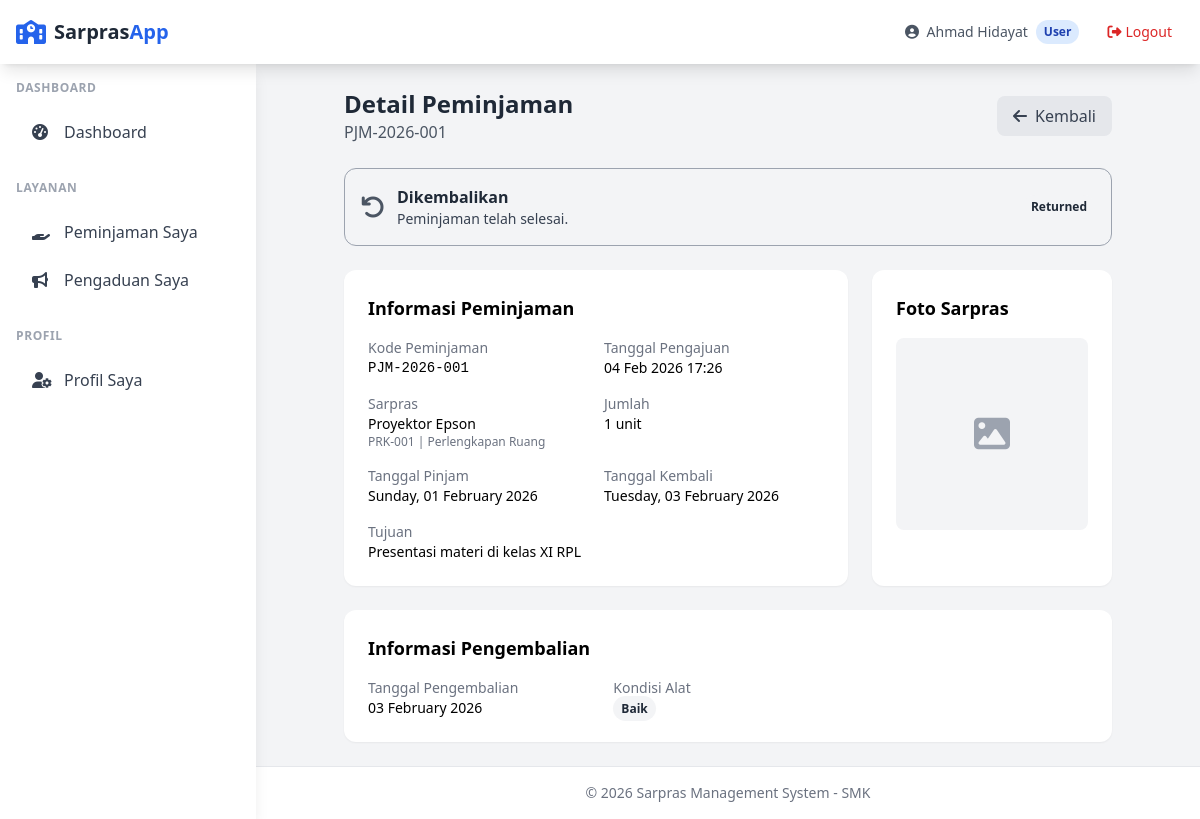
/user/peminjaman/view.php?id=1 (signed in), run on the app's committed database.
### tables this page shows
CREATE TABLE peminjaman (
    id INT AUTO_INCREMENT PRIMARY KEY,
    kode_peminjaman VARCHAR(50) NOT NULL UNIQUE,
    user_id INT NOT NULL,
    sarpras_id INT NOT NULL,
    jumlah INT NOT NULL DEFAULT 1,
    tgl_pinjam DATE NOT NULL,
    tgl_kembali_rencana DATE NOT NULL,
    tgl_kembali_aktual DATE,
    tujuan TEXT,
    status ENUM('pending', 'approved', 'rejected', 'active', 'returned', 'overdue') DEFAULT 'pending',
    catatan_admin TEXT,
    approved_by INT,
    approved_at TIMESTAMP NULL,
    created_at TIMESTAMP DEFAULT CURRENT_TIMESTAMP,
    updated_at TIMESTAMP DEFAULT CURRENT_TIMESTAMP ON UPDATE CURRENT_TIMESTAMP,
    FOREIGN KEY (user_id) REFERENCES users(id) ON DELETE RESTRICT,
    FOREIGN KEY (sarpras_id) REFERENCES sarpras(id) ON DELETE RESTRICT,
    FOREIGN KEY (approved_by) REFERENCES users(id) ON DELETE SET NULL
);

CREATE TABLE sarpras (
    id INT AUTO_INCREMENT PRIMARY KEY,
    kode VARCHAR(50) NOT NULL UNIQUE,
    nama VARCHAR(150) NOT NULL,
    kategori_id INT NOT NULL,
    lokasi VARCHAR(100),
    deskripsi TEXT,
    jumlah_stok INT NOT NULL DEFAULT 0,
    kondisi ENUM('baik', 'rusak_ringan', 'rusak_berat') DEFAULT 'baik',
    foto VARCHAR(255),
    created_at TIMESTAMP DEFAULT CURRENT_TIMESTAMP,
    updated_at TIMESTAMP DEFAULT CURRENT_TIMESTAMP ON UPDATE CURRENT_TIMESTAMP,
    FOREIGN KEY (kategori_id) REFERENCES kategori_sarpras(id) ON DELETE RESTRICT
);

CREATE TABLE kategori_sarpras (
    id INT AUTO_INCREMENT PRIMARY KEY,
    nama VARCHAR(100) NOT NULL,
    deskripsi TEXT,
    created_at TIMESTAMP DEFAULT CURRENT_TIMESTAMP,
    updated_at TIMESTAMP DEFAULT CURRENT_TIMESTAMP ON UPDATE CURRENT_TIMESTAMP
);

CREATE TABLE pengembalian (
    id INT AUTO_INCREMENT PRIMARY KEY,
    peminjaman_id INT NOT NULL,
    tgl_pengembalian DATE NOT NULL,
    kondisi_alat ENUM('baik', 'rusak_ringan', 'rusak_berat', 'hilang') NOT NULL,
    deskripsi_kerusakan TEXT,
    foto_pengembalian VARCHAR(255),
    catatan_petugas TEXT,
    processed_by INT,
    created_at TIMESTAMP DEFAULT CURRENT_TIMESTAMP,
    FOREIGN KEY (peminjaman_id) REFERENCES peminjaman(id) ON DELETE RESTRICT,
    FOREIGN KEY (processed_by) REFERENCES users(id) ON DELETE SET NULL
);

### config/database.php (called while the page is built, shortened)
<?php
function getConnection() {
    static $pdo = null;
    if ($pdo === null) {
        try {
            $dsn = "mysql:host=" . DB_HOST . ";dbname=" . DB_NAME . ";charset=" . DB_CHARSET;
            $options = [
                PDO::ATTR_ERRMODE => PDO::ERRMODE_EXCEPTION,
                PDO::ATTR_DEFAULT_FETCH_MODE => PDO::FETCH_ASSOC,
                PDO::ATTR_EMULATE_PREPARES => false,
            ];
            $pdo = new PDO($dsn, DB_USER, DB_PASS, $options);
        } catch (PDOException $e) {
            die("Database connection failed: " . $e->getMessage());
        }
    }
    return $pdo;
}
function query($sql, $params = []) {
    $pdo = getConnection();
    $stmt = $pdo->prepare($sql);
    $stmt->execute($params);
    return $stmt;
}
function fetch($sql, $params = []) {
    return query($sql, $params)->fetch();
}

### user/peminjaman/view.php (the view, shortened to what this page needs)
<?php
require_once __DIR__ . '/../../includes/functions.php';
$id = intval($_GET['id'] ?? 0);
$userId = getCurrentUser()['id'];
$peminjaman = fetch("
    SELECT p.*, s.nama as sarpras_nama, s.kode as sarpras_kode, s.foto as sarpras_foto,
           k.nama as kategori_nama, a.nama_lengkap as approved_by_name
    FROM peminjaman p
    JOIN sarpras s ON p.sarpras_id = s.id
    LEFT JOIN kategori_sarpras k ON s.kategori_id = k.id
    LEFT JOIN users a ON p.approved_by = a.id
    WHERE p.id = ? AND p.user_id = ?
", [$id, $userId]);
$pengembalian = fetch("SELECT * FROM pengembalian WHERE peminjaman_id = ?", [$id]);
require_once __DIR__ . '/../../includes/header.php';
?>
<div class="max-w-3xl mx-auto space-y-6">
    <div class="flex items-center justify-between">
        <div>
            <h1 class="text-2xl font-bold text-gray-800">Detail Peminjaman</h1>
            <p class="text-gray-600"><?= e($peminjaman['kode_peminjaman']) ?></p>
        </div>
        <div class="flex gap-2">
            <a href="index.php" class="inline-flex items-center px-4 py-2 bg-gray-200 text-gray-700 rounded-lg hover:bg-gray-300 transition">
                <i class="fas fa-arrow-left mr-2"></i>Kembali
            </a>
        </div>
    </div>
    <div class="rounded-xl p-4
        <?php if ($peminjaman['status'] === 'pending'): ?>bg-yellow-100 border border-yellow-400
        <?php elseif ($peminjaman['status'] === 'approved' || $peminjaman['status'] === 'active'): ?>bg-green-100 border border-green-400
        <?php elseif ($peminjaman['status'] === 'rejected'): ?>bg-red-100 border border-red-400
        <?php else: ?>bg-gray-100 border border-gray-400<?php endif; ?>">
        <div class="flex items-center justify-between">
            <div class="flex items-center">
                <?php if ($peminjaman['status'] === 'pending'): ?>
                    <i class="fas fa-clock text-2xl text-yellow-600 mr-3"></i>
                    <div>
                        <p class="font-semibold text-yellow-800">Menunggu Persetujuan</p>
                        <p class="text-sm text-yellow-700">Permintaan Anda sedang diproses oleh admin.</p>
                    </div>
                <?php else: ?>
                    <i class="fas fa-undo text-2xl text-gray-600 mr-3"></i>
                    <div>
                        <p class="font-semibold text-gray-800">Dikembalikan</p>
                        <p class="text-sm text-gray-700">Peminjaman telah selesai.</p>
                    </div>
                <?php endif; ?>
            </div>
            <?= getStatusBadge($peminjaman['status']) ?>
        </div>
    </div>
    <div class="grid grid-cols-1 lg:grid-cols-3 gap-6">
        <div class="lg:col-span-2 bg-white rounded-xl shadow-sm p-6">
            <h2 class="text-lg font-semibold mb-4">Informasi Peminjaman</h2>
            <div class="grid grid-cols-2 gap-4 text-sm">
                <div>
                    <p class="text-gray-500">Kode Peminjaman</p>
                    <p class="font-mono font-medium"><?= e($peminjaman['kode_peminjaman']) ?></p>
                </div>
                <div>
                    <p class="text-gray-500">Tanggal Pengajuan</p>
                    <p class="font-medium"><?= formatDateTime($peminjaman['created_at']) ?></p>
                </div>
                <div>
                    <p class="text-gray-500">Sarpras</p>
                    <p class="font-medium"><?= e($peminjaman['sarpras_nama']) ?></p>
                    <p class="text-xs text-gray-500"><?= e($peminjaman['sarpras_kode']) ?> | <?= e($peminjaman['kategori_nama']) ?></p>
                </div>
                <div>
                    <p class="text-gray-500">Jumlah</p>
                    <p class="font-medium"><?= $peminjaman['jumlah'] ?> unit</p>
                </div>
                <div>
                    <p class="text-gray-500">Tanggal Pinjam</p>
                    <p class="font-medium"><?= formatDate($peminjaman['tgl_pinjam'], 'l, d F Y') ?></p>
                </div>
                <div>
                    <p class="text-gray-500">Tanggal Kembali</p>
                    <p class="font-medium"><?= formatDate($peminjaman['tgl_kembali_rencana'], 'l, d F Y') ?></p>
                </div>
                <div class="col-span-2">
                    <p class="text-gray-500">Tujuan</p>
                    <p class="font-medium"><?= e($peminjaman['tujuan']) ?></p>
                </div>
            </div>
        </div>
        <div class="bg-white rounded-xl shadow-sm p-6">
            <h2 class="text-lg font-semibold mb-4">Foto Sarpras</h2>
            <?php if ($peminjaman['sarpras_foto']): ?>
                <img src="/sarpras_lagi/<?= e($peminjaman['sarpras_foto']) ?>" alt="Foto" class="w-full rounded-lg">
            <?php else: ?>
                <div class="w-full h-48 bg-gray-100 rounded-lg flex items-center justify-center">
                    <i class="fas fa-image text-4xl text-gray-400"></i>
                </div>
            <?php endif; ?>
        </div>
    </div>
    <?php if ($pengembalian): ?>
        <div class="bg-white rounded-xl shadow-sm p-6">
            <h2 class="text-lg font-semibold mb-4">Informasi Pengembalian</h2>
            <div class="grid grid-cols-3 gap-4 text-sm">
                <div>
                    <p class="text-gray-500">Tanggal Pengembalian</p>
                    <p class="font-medium"><?= formatDate($pengembalian['tgl_pengembalian'], 'd F Y') ?></p>
                </div>
                <div>
                    <p class="text-gray-500">Kondisi Alat</p>
                    <?= getConditionBadge($pengembalian['kondisi_alat']) ?>
                </div>
            </div>
        </div>
    <?php endif; ?>
</div>
<?php require_once __DIR__ . '/../../includes/footer.php'; ?>

### includes/functions.php (shortened to what this page needs)
<?php
function e($string)
{
    return htmlspecialchars($string ?? '', ENT_QUOTES, 'UTF-8');
}
function formatDate($date, $format = 'd M Y')
{
    return date($format, strtotime($date));
}
function formatDateTime($datetime, $format = 'd M Y H:i')
{
    return date($format, strtotime($datetime));
}
function getStatusBadge($status)
{
    $badges = [
        'pending' => '<span class="px-2 py-1 text-xs font-semibold rounded-full bg-yellow-100 text-yellow-800">Menunggu</span>',
        'approved' => '<span class="px-2 py-1 text-xs font-semibold rounded-full bg-blue-100 text-blue-800">Disetujui</span>',
        'rejected' => '<span class="px-2 py-1 text-xs font-semibold rounded-full bg-red-100 text-red-800">Ditolak</span>',
        'active' => '<span class="px-2 py-1 text-xs font-semibold rounded-full bg-green-100 text-green-800">Aktif</span>',
        'returned' => '<span class="px-2 py-1 text-xs font-semibold rounded-full bg-gray-100 text-gray-800">Dikembalikan</span>',
        'overdue' => '<span class="px-2 py-1 text-xs font-semibold rounded-full bg-red-100 text-red-800">Terlambat</span>',
        'proses' => '<span class="px-2 py-1 text-xs font-semibold rounded-full bg-blue-100 text-blue-800">Diproses</span>',
        'selesai' => '<span class="px-2 py-1 text-xs font-semibold rounded-full bg-green-100 text-green-800">Selesai</span>',
        'ditutup' => '<span class="px-2 py-1 text-xs font-semibold rounded-full bg-gray-100 text-gray-800">Ditutup</span>',
    ];
    return $badges[$status] ?? '<span class="px-2 py-1 text-xs font-semibold rounded-full bg-gray-100 text-gray-800">' . ucfirst($status) . '</span>';
}
function getConditionBadge($kondisi)
{
    $badges = [
        'baik' => '<span class="px-2 py-1 text-xs font-semibold rounded-full bg-green-100 text-green-800">Baik</span>',
        'rusak_ringan' => '<span class="px-2 py-1 text-xs font-semibold rounded-full bg-yellow-100 text-yellow-800">Rusak Ringan</span>',
        'rusak_berat' => '<span class="px-2 py-1 text-xs font-semibold rounded-full bg-red-100 text-red-800">Rusak Berat</span>',
        'hilang' => '<span class="px-2 py-1 text-xs font-semibold rounded-full bg-gray-800 text-white">Hilang</span>',
    ];
    return $badges[$kondisi] ?? '<span class="px-2 py-1 text-xs font-semibold rounded-full bg-gray-100 text-gray-800">' . ucfirst($kondisi) . '</span>';
}

### data on the page
peminjaman: kode_peminjaman "PJM-2026-001", status "Returned", created_at "04 Feb 2026 17:26", sarpras.nama "Proyektor Epson", sarpras.kode "PRK-001", kategori_sarpras.nama "Perlengkapan Ruang", jumlah "1", tgl_pinjam "Sunday, 01 February 2026", tgl_kembali_rencana "Tuesday, 03 February 2026", tujuan "Presentasi materi di kelas XI RPL"
pengembalian: tgl_pengembalian "03 February 2026", kondisi_alat "Baik"

### other printed values
$currentUser['nama_lengkap'] "Ahmad Hidayat"
$currentRole "User"
